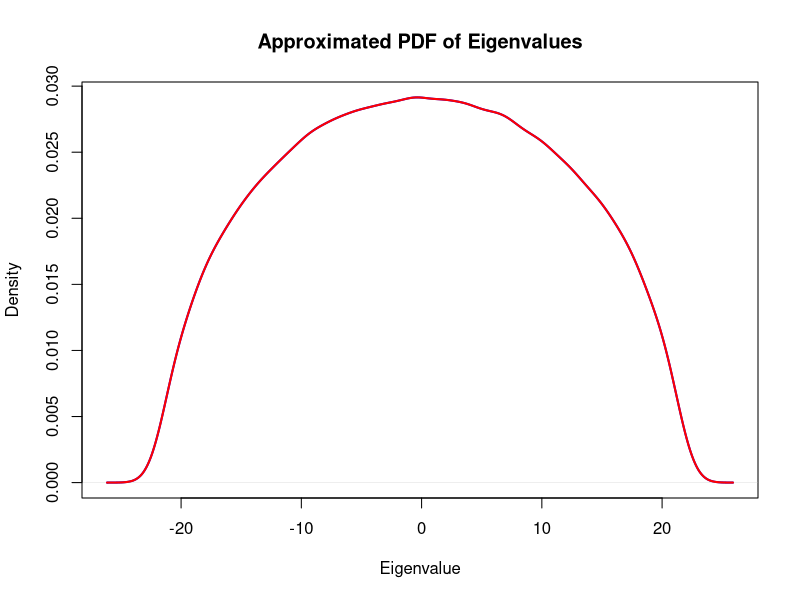

The R source for this figure:
# Parameters
n <- 120  
simulations <- 10^3  

# Function to create a symmetric random matrix
generate_symmetric_matrix <- function(n) {
  M <- matrix(rnorm(n * n), n, n)
  
  # ensure symmetry
  M[lower.tri(M)] <- t(M)[lower.tri(M)]  
  return(M)
}

# Collect all eigenvalues
all_eigenvalues <- c()

# Monte Carlo
for (i in 1:simulations) {
  M <- generate_symmetric_matrix(n)
  eigenvalues <- eigen(M)$values
  all_eigenvalues <- c(all_eigenvalues, eigenvalues)
}

# Plot approximated PDF
density_eigenvalues <- density(all_eigenvalues)

# Plot the density
plot(density_eigenvalues, main = "Approximated PDF of Eigenvalues",
     xlab = "Eigenvalue", ylab = "Density", col = "blue", lwd = 2)

# smooth density curve line
lines(density(all_eigenvalues), col = "red", lwd = 2)

# Compute mean and variance
mean_eigenvalues <- mean(all_eigenvalues)
var_eigenvalues <- var(all_eigenvalues)

# Print results
cat("Mean of eigenvalues:", mean_eigenvalues, "\n")
cat("Variance of eigenvalues:", var_eigenvalues, "\n")

# Confirm the variance with different matrices
test_variance <- function(dimensions) {
  variances <- c()
  for (n in dimensions) {
    eigenvalues <- c()
    for (i in 1:simulations) {
      M <- generate_symmetric_matrix(n)
      eigenvalues <- c(eigenvalues, eigen(M)$values)
    }
    variances <- c(variances, var(eigenvalues))
  }
  return(variances)
}

# Test for different matrix dims
dimensions <- c(50, 100, 120, 150,200)
variances <- test_variance(dimensions)

# Compare with theoretical variance
theoretical_variances <- 2 / dimensions
comparison <- data.frame(Dimension = dimensions, 
                         Simulated_Variance = variances, 
                         Theoretical_Variance = theoretical_variances)
print(comparison)
